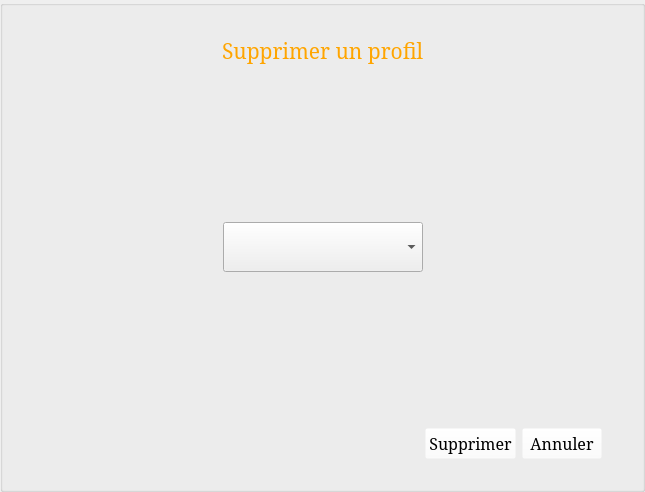
<?xml version="1.0" encoding="UTF-8"?>
<ui version="4.0">
 <class>DeleteProfile</class>
 <widget class="QWidget" name="DeleteProfile">
  <property name="geometry">
   <rect>
    <x>0</x>
    <y>0</y>
    <width>645</width>
    <height>492</height>
   </rect>
  </property>
  <property name="windowTitle">
   <string>Form</string>
  </property>
  <layout class="QVBoxLayout" name="verticalLayout_2">
   <property name="margin">
    <number>0</number>
   </property>
   <item>
    <widget class="QGroupBox" name="groupBox">
     <property name="styleSheet">
      <string notr="true">#groupBox {
	border-image: url(:/images/menu_fond);
}

#label {
	color: orange;
}

QPushButton {
	background-color: rgba(255, 255, 255, 0);
}</string>
     </property>
     <property name="title">
      <string/>
     </property>
     <layout class="QVBoxLayout" name="verticalLayout">
      <property name="leftMargin">
       <number>40</number>
      </property>
      <property name="topMargin">
       <number>30</number>
      </property>
      <property name="rightMargin">
       <number>40</number>
      </property>
      <property name="bottomMargin">
       <number>30</number>
      </property>
      <item>
       <layout class="QHBoxLayout" name="horizontalLayout">
        <item>
         <spacer name="horizontalSpacer">
          <property name="orientation">
           <enum>Qt::Horizontal</enum>
          </property>
          <property name="sizeHint" stdset="0">
           <size>
            <width>40</width>
            <height>20</height>
           </size>
          </property>
         </spacer>
        </item>
        <item>
         <widget class="QLabel" name="label">
          <property name="font">
           <font>
            <family>Serif</family>
            <pointsize>16</pointsize>
           </font>
          </property>
          <property name="text">
           <string>Supprimer un profil</string>
          </property>
         </widget>
        </item>
        <item>
         <spacer name="horizontalSpacer_2">
          <property name="orientation">
           <enum>Qt::Horizontal</enum>
          </property>
          <property name="sizeHint" stdset="0">
           <size>
            <width>40</width>
            <height>20</height>
           </size>
          </property>
         </spacer>
        </item>
       </layout>
      </item>
      <item>
       <spacer name="verticalSpacer">
        <property name="orientation">
         <enum>Qt::Vertical</enum>
        </property>
        <property name="sizeHint" stdset="0">
         <size>
          <width>20</width>
          <height>40</height>
         </size>
        </property>
       </spacer>
      </item>
      <item>
       <layout class="QHBoxLayout" name="horizontalLayout_3">
        <property name="topMargin">
         <number>0</number>
        </property>
        <item>
         <spacer name="horizontalSpacer_4">
          <property name="orientation">
           <enum>Qt::Horizontal</enum>
          </property>
          <property name="sizeHint" stdset="0">
           <size>
            <width>40</width>
            <height>20</height>
           </size>
          </property>
         </spacer>
        </item>
        <item>
         <widget class="QComboBox" name="comboBox">
          <property name="minimumSize">
           <size>
            <width>200</width>
            <height>50</height>
           </size>
          </property>
         </widget>
        </item>
        <item>
         <spacer name="horizontalSpacer_5">
          <property name="orientation">
           <enum>Qt::Horizontal</enum>
          </property>
          <property name="sizeHint" stdset="0">
           <size>
            <width>40</width>
            <height>20</height>
           </size>
          </property>
         </spacer>
        </item>
       </layout>
      </item>
      <item>
       <spacer name="verticalSpacer_2">
        <property name="orientation">
         <enum>Qt::Vertical</enum>
        </property>
        <property name="sizeHint" stdset="0">
         <size>
          <width>20</width>
          <height>40</height>
         </size>
        </property>
       </spacer>
      </item>
      <item>
       <layout class="QHBoxLayout" name="horizontalLayout_2">
        <item>
         <spacer name="horizontalSpacer_3">
          <property name="orientation">
           <enum>Qt::Horizontal</enum>
          </property>
          <property name="sizeHint" stdset="0">
           <size>
            <width>40</width>
            <height>20</height>
           </size>
          </property>
         </spacer>
        </item>
        <item>
         <widget class="QPushButton" name="buttonDelete">
          <property name="font">
           <font>
            <family>Serif</family>
            <pointsize>12</pointsize>
           </font>
          </property>
          <property name="text">
           <string>Supprimer</string>
          </property>
         </widget>
        </item>
        <item>
         <widget class="QPushButton" name="buttonCancel">
          <property name="font">
           <font>
            <family>Serif</family>
            <pointsize>12</pointsize>
           </font>
          </property>
          <property name="text">
           <string>Annuler</string>
          </property>
         </widget>
        </item>
       </layout>
      </item>
     </layout>
    </widget>
   </item>
  </layout>
 </widget>
 <resources/>
 <connections/>
</ui>
